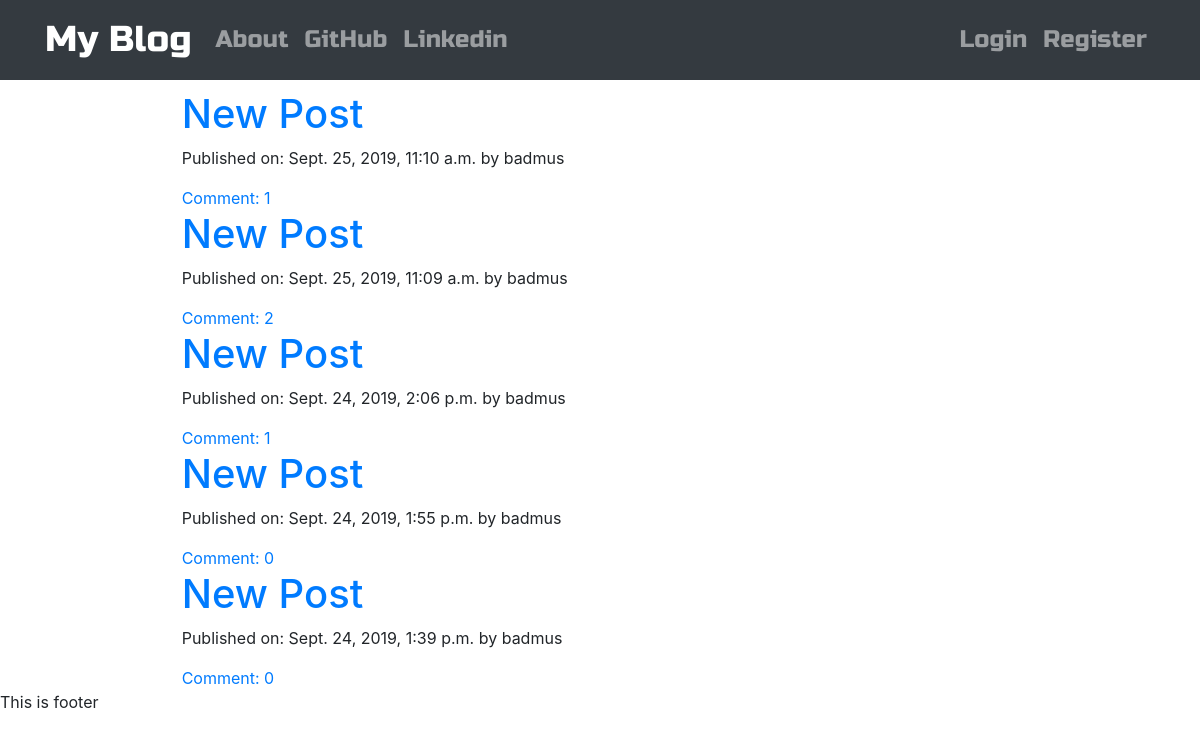
The page / on the database its author committed.
### blog/models.py (models this page shows, shortened)
class Post(models.Model):
    author = models.ForeignKey("auth.User", on_delete=models.CASCADE)
    title = models.CharField(max_length=200)
    text = models.TextField()
    date_created = models.DateTimeField(default = timezone.now)
    date_published = models.DateTimeField(null = True, blank = True)
    def approve_comment(self):
        return self.comments.filter(approved_comments = True)

### blog/views.py (the view)
# urls.py: path('', views.PostListView.as_view(), name = 'post_list'),
class PostListView(ListView):
    model = Post
    def get_queryset(self):
        return Post.objects.filter(date_published__lte = timezone.now()).order_by('-date_published')

### blog/templates/blog/post_list.html
{% extends 'base.html' %}
{% block content %}
    {% for post in post_list %}
    <div class="container">
      <div class="row">
        <div class="col-md-8 mx-auto">
          <div class='post'>
              <h1 class="loader"><a href="{% url 'blog:post_detail' pk=post.pk%}">{{ post.title}}</a></h1>
          </div>
          <div class='date'>
          {% if post.date_published %}
              <p>Published on: {{ post.date_published }} by {{ post.author }}</p>
          {% else %}
              <p>Created on: {{ post.date_created|date:"D M Y"}}</p>
          {% endif %}
          </div>
          <a href="{% url 'blog:post_detail' pk=post.pk %}">Comment: {{ post.approve_comment.count }}</a>
        </div>
      </div>
    </div>
    {% endfor %}
{% endblock %}

### blog/templates/blog/base.html (shortened to what this page needs)
<!DOCTYPE html>
{% load staticfiles %}
<html lang="en">
<head>
    <link rel="stylesheet" href="//cdn.jsdelivr.net/medium-editor/latest/css/medium-editor.min.css" type="text/css" media="screen" charset="utf-8">
    <link rel="stylesheet" href="https://stackpath.bootstrapcdn.com/bootstrap/4.3.1/css/bootstrap.min.css">
    <link rel='stylesheet'  href='{% static "css/blog.css" %}'>
</head>
<body>
    <nav class="navbar techfont navbar-expand-sm navbar-dark bg-dark">
        <div class='container'>
            <a class="navbar-brand big-brand" href="{% url 'blog:post_list' %}">My Blog</a>
            <div class="collapse navbar-collapse" id="navbarNav">
                <ul class="navbar-nav">
                    <li class="nav-item">
                        <a class="nav-item nav-link" href="{% url 'blog:about'%}">About</a>
                    </li>
                    <li class="nav-item">
                        <a class="nav-item nav-link" href="https://github.com/ob247">GitHub</a>
                    </li>
                    <li class="nav-item">
                        <a class="nav-item nav-link" href="https://linkedin.com">Linkedin</a>
                    </li>
                </ul>
            </div>
            <ul class="navbar-nav">
                {% if user.is_authenticated %}
                    <li class="nav-item">
                        <a class="nav-item nav-link" href="{% url 'blog:post_new' %}">New Post</a>
                    </li>
                    <li class="nav-item">
                        <a class="nav-item nav-link" href="{% url 'blog:draft_list' %}">Drafts</a>
                    </li>
                    <li class="nav-item">
                        <a class="nav-item nav-link" href="{% url 'logout' %}">Logout</a>
                    </li>
                    <li class="nav-item">
                        <a class="nav-item nav-link" href="#"><i class="fas fa-user"></i> {{user.username}}</a>
                    </li>
                {% else %}
                    <li class="nav-item">
                        <a class="nav-item nav-link " href="{% url 'login' %}">Login</a>
                    </li>
                    <li class="nav-item">
                        <a class="nav-item nav-link " href="{% url 'signup' %}">Register</a>
                    </li>
                {% endif %}
            </ul>
        </div>
    </nav>
    <div class='container content'>
        <div class='row'>
            <div class='col-md-8'>
                <div class='blog_posts'>
                    {% block content %}
                    {% endblock%}
                </div>
            </div>
        </div>
    </div>
    <footer>
        This is footer
    </footer>
</body>
</html>

### blog/static/css/blog.css (style rules this page uses)
.techfont { font-family: 'Russo One', sans-serif; font-size: 1.5em; margin-bottom: 10px; }
.big-brand { font-size: 1.5em; }
.loader { filter:hue-rotate(0deg); color: linear-gradient(45deg,#0f8,#08f); animation:hue 5000ms infinite linear; }

### rows shown on the page
Post: title "New Post", date_published "Sept. 25, 2019, 11:10 a.m.", author "badmus", approve_comment.count "1"
Post: title "New Post", date_published "Sept. 25, 2019, 11:09 a.m.", author "badmus", approve_comment.count "2"
Post: title "New Post", date_published "Sept. 24, 2019, 2:06 p.m.", author "badmus", approve_comment.count "1"
Post: title "New Post", date_published "Sept. 24, 2019, 1:55 p.m.", author "badmus", approve_comment.count "0"
Post: title "New Post", date_published "Sept. 24, 2019, 1:39 p.m.", author "badmus", approve_comment.count "0"
